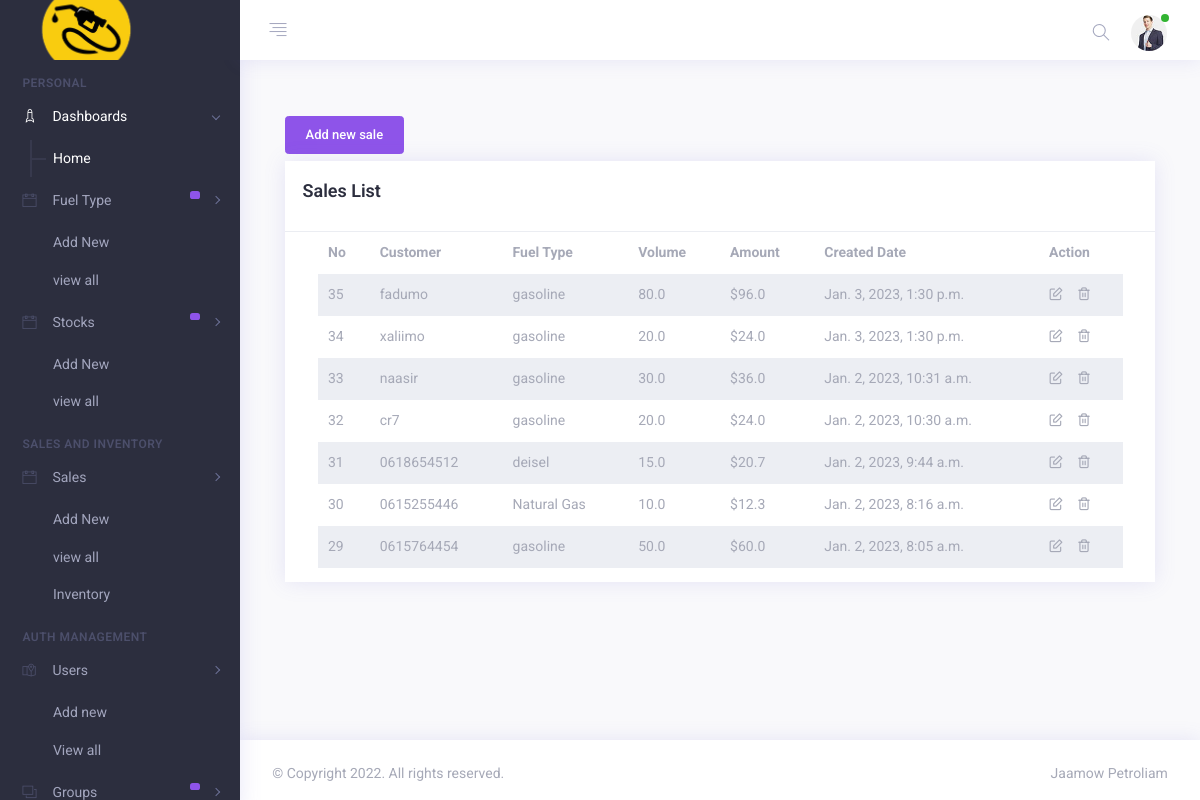
Before: /sales/ (signed in) with the older database file.
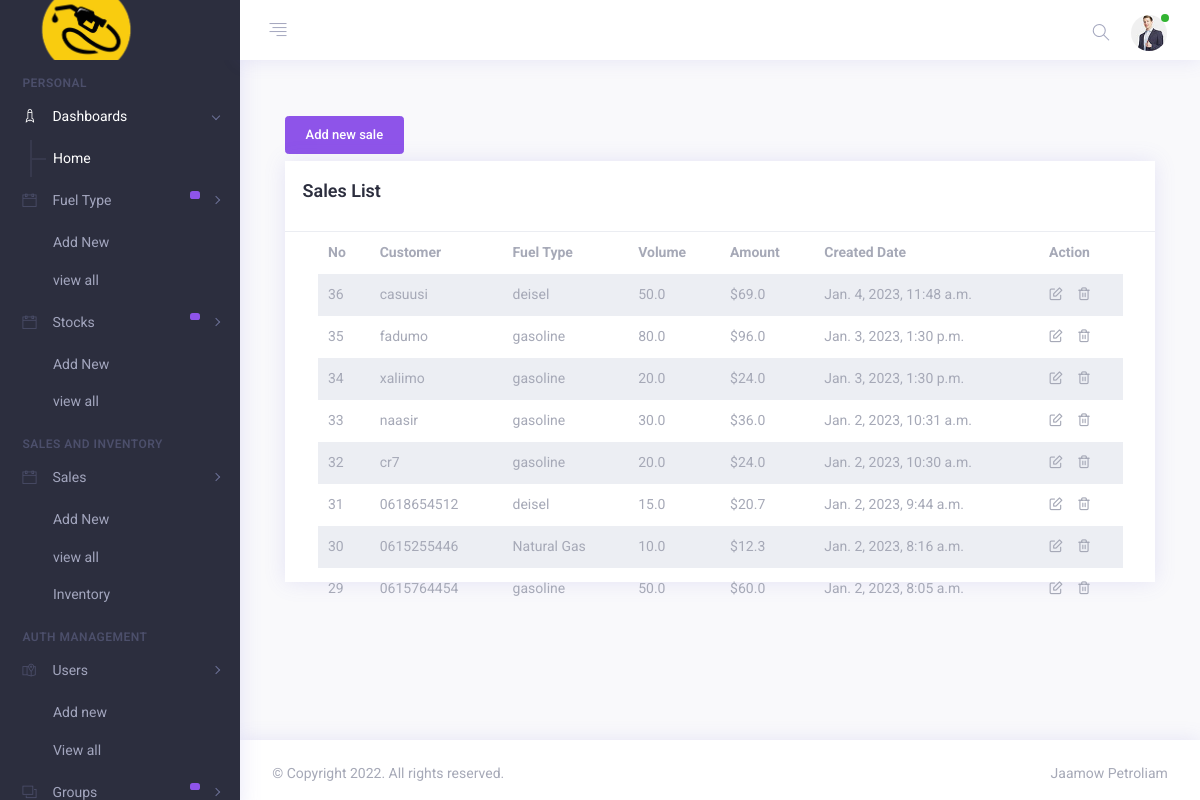
After: the same page with the newer database file.
### base/models.py (models this page shows, shortened)
class Sale(models.Model):
    customer_name = models.CharField(max_length=200)
    fuel = models.ForeignKey(Fuel, on_delete=models.CASCADE)
    volume = models.FloatField(max_length=(15,2), default=0)
    amount = models.FloatField(max_length=(15,2), default=0)
    user = models.CharField(max_length=100, blank=True)
    created = models.DateTimeField(auto_now=True)
    updated = models.DateTimeField(auto_now_add=True)
    class Meta:
        verbose_name_plural = "Sales list"
        ordering = ['-updated', '-created']

class Fuel(models.Model):
    name = models.CharField(max_length=100, unique=True)
    price = models.FloatField(max_length=(15,2), default=0)
    user = models.CharField(max_length=100, blank=True)
    status = models.CharField(max_length=2,choices=(('1','Active'),('0', 'Inactive')) , default = 1)
    delete_flag = models.IntegerField(default = 0)
    created = models.DateTimeField(default = timezone.now)
    updated = models.DateTimeField(auto_now=True)
    class Meta:
        ordering = ['-updated','-created']
        verbose_name_plural = "fuel type lists"
    def __str__(self):
        return self.name

### base/views.py (the view)
# urls.py: path('sales/', views.saleView, name="sales"),
@login_required(login_url='login')
@permission_required('base.view_sale', raise_exception=True)
def saleView(request):
    fuels = Fuel.objects.filter(delete_flag=0, status = 1).all()
    sales = Sale.objects.filter(fuel__id__in=fuels).all()
    context = {
        "sales":sales,
        "page_name":"Sales List"
    }
    return render(request, 'base/sale_list.html', context)

### base/templates/base/sale_list.html (shortened to what this page needs)
{% extends 'base.html' %}
{% block content %}
<br>
    <div class="container justify-content-center">
     <div>
        <a href="{% url 'new_sale' %}"><button class="btn btn-primary">Add new sale</button></a>
     </div>
        <div class="card mb-4 mt-2">
            <div class="card-header">
                <h4>{{page_name}}</h4>
            </div>
            <div class="card-body scrollbar scroll_dark pt-0" style="max-height: 350px;">
                <div class="container">
                    <table id="datatable" class="table table-borderless table-striped">
                        <thead>
                            <th>No</th>
                            <th>Customer</th>
                            <th>Fuel Type</th>
                            <th>Volume</th>
                            <th>Amount</th>
                            <th>Created Date</th>
                            <th>Action</th>
                        </thead>
                        <tbody>
                            <tr>
                                {% for sale in sales %}
                                <td>{{sale.id}}</td>
                                <td>{{sale.customer_name}}</td>
                                <td>{{sale.fuel}}</td>
                                <td>{{sale.volume}}</td>
                                <td>${{sale.amount}}</td>
                                <td>{{sale.created}}</td>
                                <td>
                                    <a class="mr-3" href="{% url 'update_sale' sale.id %}"><i class="fe fe-edit"></i></a><a href="{% url 'delete_sale' sale.id %}" onclick="return confirm('Are you sure you want to delete this item?');"><i class="fe fe-trash-2"></i></a>
                                </td>
                            </tr>
                            {% endfor %}
                        </tbody>
                    </table>
                </div>
            </div>
        </div>
    </div>
{% endblock %}

Changed rows visible on the page:
added Sale: id "36", customer_name "casuusi", fuel "deisel", volume "50.0", amount "69.0", created "Jan. 4, 2023, 11:48 a.m."
